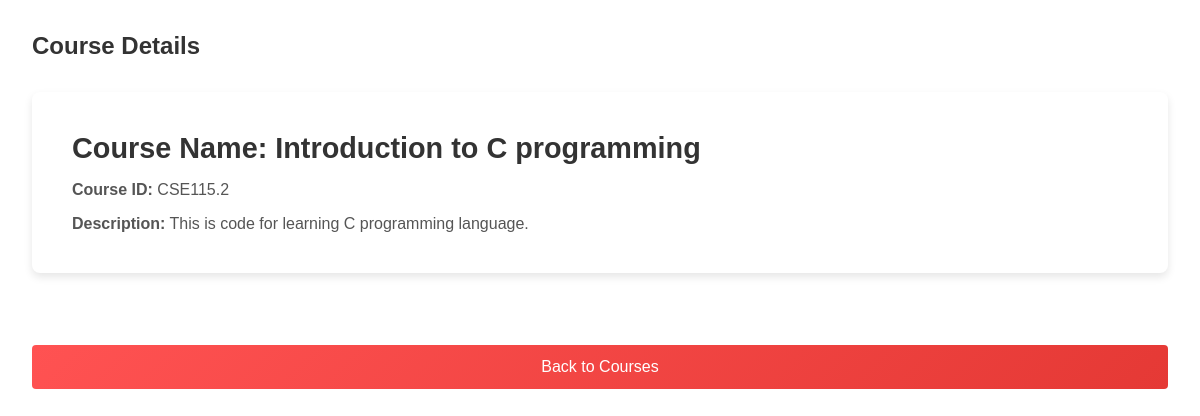
Before: /course_modules.php?course_id=CSE115.2 (signed in) with the older database file.
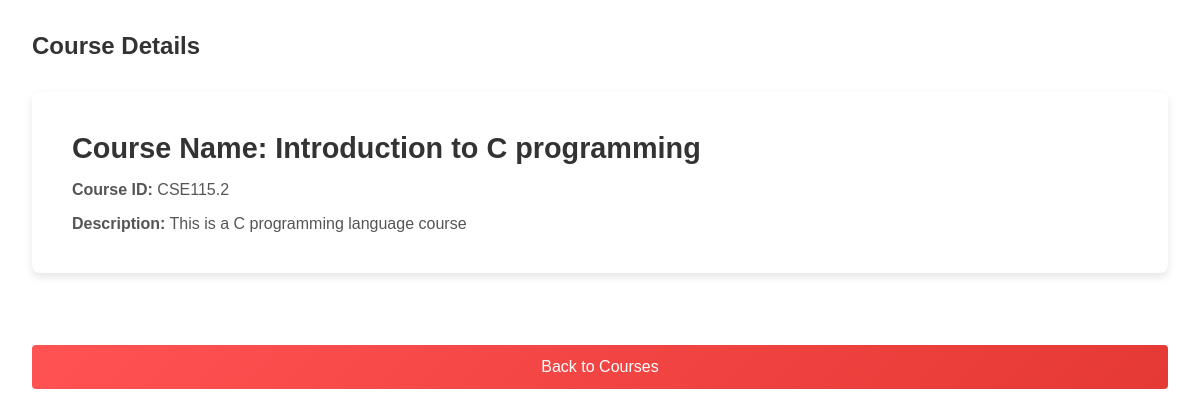
After: the same page with the newer database file.
### tables this page shows
CREATE TABLE `course` (
  `Course_Num` int(20) NOT NULL,
  `Course_ID` varchar(20) NOT NULL,
  `CourseName` varchar(50) DEFAULT NULL,
  `Description` longtext NOT NULL,
  `UserID` varchar(50) NOT NULL,
  `Start_Date` date DEFAULT NULL,
  `End_Date` date NOT NULL
);

### course_modules.php (the view, shortened to what this page needs)
<?php
$conn = new mysqli("localhost", "root", "", "learning_platform");
$courseID = $_GET['course_id'];
$courseQuery = "SELECT Course_ID, CourseName, Description FROM Course WHERE Course_ID = ?";
$stmt = $conn->prepare($courseQuery);
$stmt->bind_param("s", $courseID);
$stmt->execute();
$courseResult = $stmt->get_result();
if ($courseResult->num_rows > 0) {
    $course = $courseResult->fetch_assoc();
} else {
    echo "Course not found.";
    exit();
}
?>
<!DOCTYPE html>
<html lang="en">
<head>
    <link rel="stylesheet" href="style.css">
</head>
<body>
    <div class="dashboard-container">
        <main class="content">
            <section id="course-details">
                <h1>Course Details</h1>
                <div class="course-card">
                    <h2>Course Name: <?php echo htmlspecialchars($course['CourseName']); ?></h2>
                    <p><strong>Course ID:</strong> <?php echo htmlspecialchars($course['Course_ID']); ?></p>
                    <p><strong>Description:</strong> <?php echo htmlspecialchars($course['Description']); ?></p>
                </div>
            </section>
            <div class="back-btn-container">
                <a href="show_courses.html">
                    <button class="back-btn"><i class="fas fa-arrow-left"></i> Back to Courses</button>
                </a>
            </div>
        </main>
    </div>
</body>
</html>

Changed rows visible on the page:
changed course "Introduction to C programming": Description "This is code for learning C programming language." → "This is a C programming language course"
